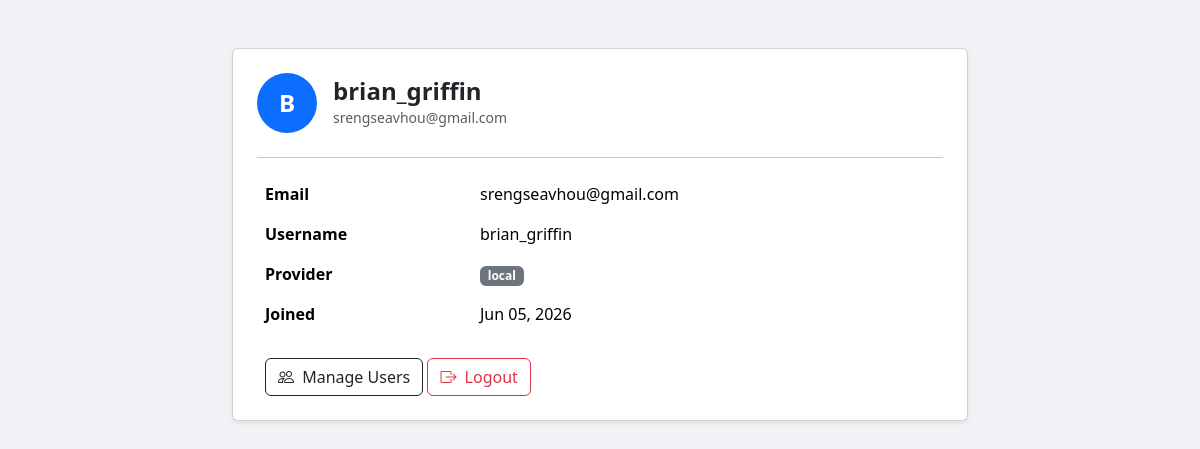
The page /dashboard/ (signed in) on the database its author committed.
### accounts/models.py (models this page shows, shortened)
class CustomUser(AbstractUser):
    email = models.EmailField(unique=True)
    avatar = models.URLField(blank=True, null=True)       # from Google/Facebook
    provider = models.CharField(max_length=50, blank=True) # 'google', 'facebook', 'local'
    USERNAME_FIELD = 'email'
    REQUIRED_FIELDS = ['username']

### accounts/views.py (the view)
# urls.py: path('dashboard/', views.dashboard_view, name='dashboard'),
@login_required
def dashboard_view(request):
    return render(request, 'accounts/dashboard.html', {'user': request.user})

### accounts/templates/accounts/dashboard.html (shortened to what this page needs)
{% extends 'base.html' %}
{% block content %}
<div class="container py-5">
  <div class="row justify-content-center">
    <div class="col-md-8">
      <div class="card shadow-sm">
        <div class="card-body p-4">
          <div class="d-flex align-items-center mb-4">
            {% if user.avatar %}
              <img src="{{ user.avatar }}" class="rounded-circle me-3" width="60" height="60" alt="avatar"/>
            {% else %}
              <div class="avatar-placeholder me-3">{{ user.username|first|upper }}</div>
            {% endif %}
            <div>
              <h4 class="mb-0 fw-bold">{{ user.username }}</h4>
              <small class="text-muted">{{ user.email }}</small>
            </div>
          </div>
          <hr/>
          <table class="table table-borderless">
            <tr><th>Email</th><td>{{ user.email }}</td></tr>
            <tr><th>Username</th><td>{{ user.username }}</td></tr>
            <tr><th>Provider</th><td><span class="badge bg-secondary">{{ user.provider|default:"local" }}</span></td></tr>
            <tr><th>Joined</th><td>{{ user.date_joined|date:"M d, Y" }}</td></tr>
          </table>
            {% if user.is_staff %}
            <a href="{% url 'users_list' %}" class="btn btn-outline-dark mt-2 ms-2">
              <i class="bi bi-people me-1"></i> Manage Users
            </a>
            {% endif %}
          <a href="{% url 'logout' %}" class="btn btn-outline-danger mt-2">
            <i class="bi bi-box-arrow-right me-1"></i> Logout
          </a>
        </div>
      </div>
    </div>
  </div>
</div>
{% endblock %}

### static/css/main.css (style rules this page uses)
body { background: #f0f2f5; min-height: 100vh; }
.avatar-placeholder { width: 60px; height: 60px; border-radius: 50%; background: #0d6efd; color: #fff; font-size: 1.5rem; font-weight: 700; display: flex; align-items: center; justify-content: center; }

### rows shown on the page
CustomUser: username|first "B", username "brian_griffin", email "srengseavhou@gmail.com", provider "local", date_joined "Jun 05, 2026"
